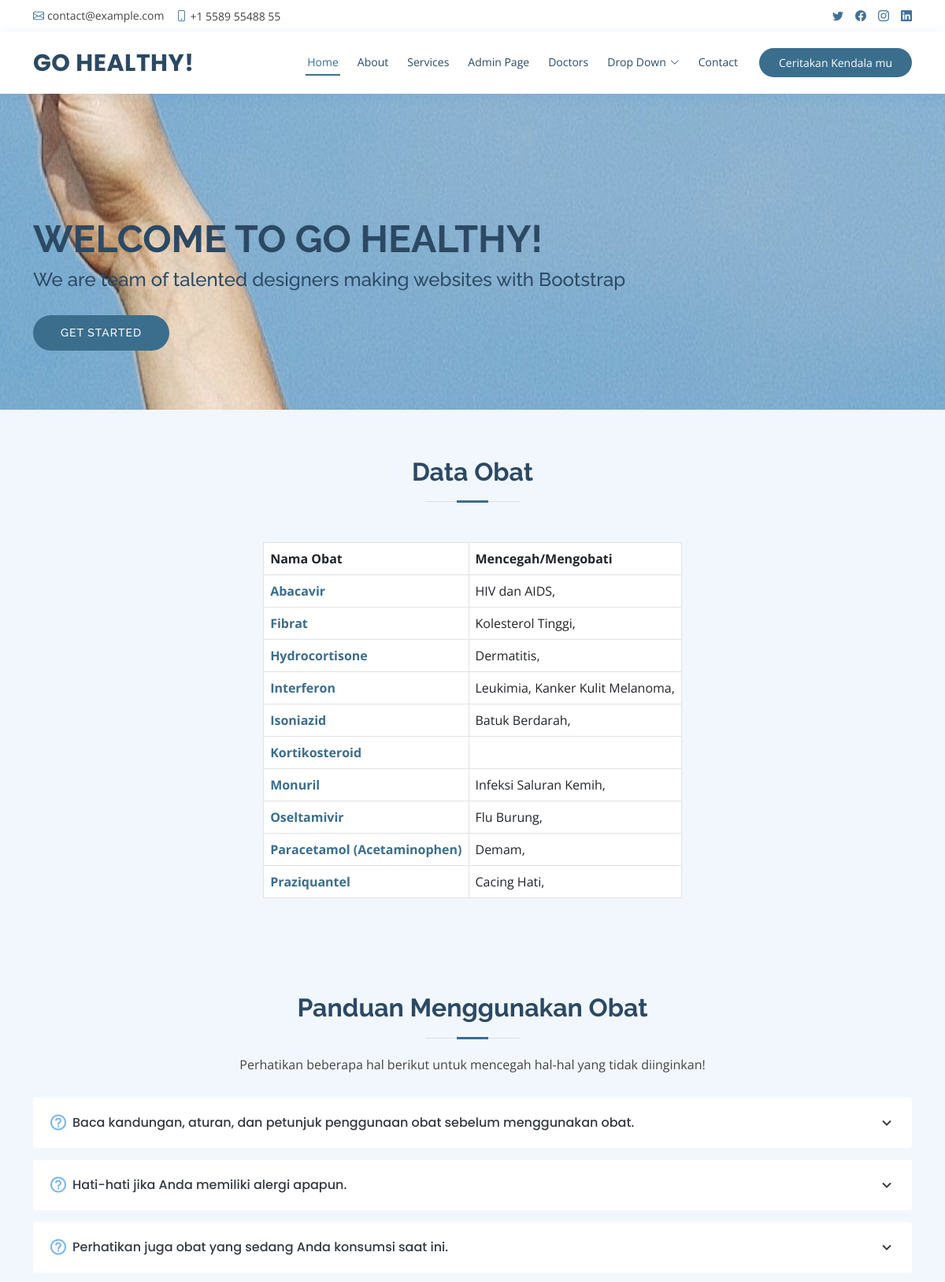
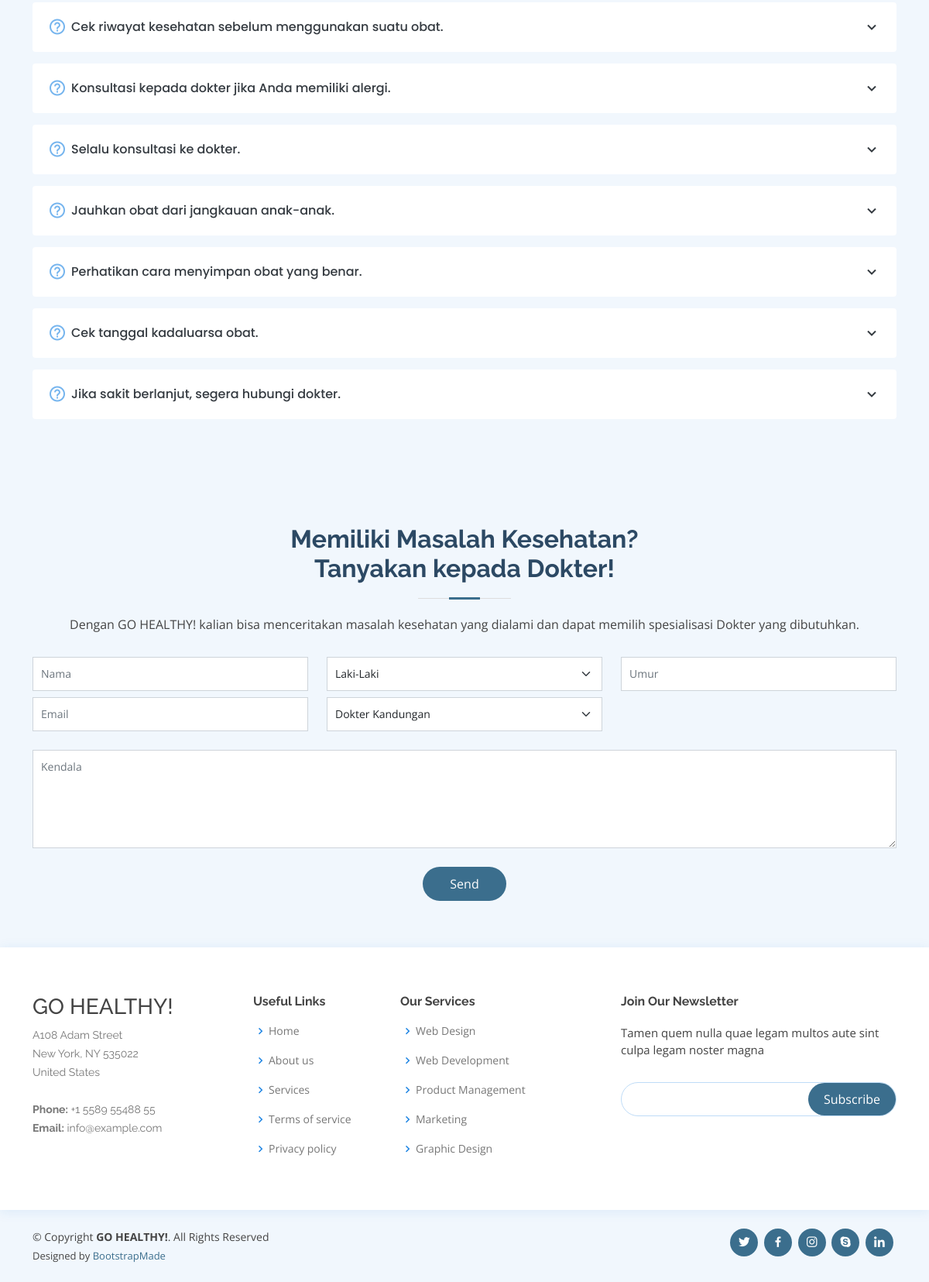
Screenshot of /go-healthy/daftar_obat.php with the database file from the repository (2 pictures, top to bottom).
### tables this page shows
CREATE TABLE `t_obat` (
  `id_obat` int(11) NOT NULL AUTO_INCREMENT,
  `nama_obat` varchar(50) NOT NULL,
  `id_jenis_obat` int(11) NOT NULL,
  `link_obat` varchar(1000) DEFAULT NULL,
  PRIMARY KEY (`id_obat`),
  KEY `t_obat` (`id_jenis_obat`),
  CONSTRAINT `t_obat` FOREIGN KEY (`id_jenis_obat`) REFERENCES `t_jenis_obat` (`id_jenis_obat`)
);

CREATE TABLE `t_obat_penyakit` (
  `id_obat_penyakit` int(11) NOT NULL AUTO_INCREMENT,
  `id_obat` int(11) NOT NULL,
  `id_penyakit` int(11) DEFAULT NULL,
  PRIMARY KEY (`id_obat_penyakit`),
  KEY `obat` (`id_obat`),
  KEY `penyakit` (`id_penyakit`),
  CONSTRAINT `obat` FOREIGN KEY (`id_obat`) REFERENCES `t_obat` (`id_obat`),
  CONSTRAINT `penyakit` FOREIGN KEY (`id_penyakit`) REFERENCES `t_penyakit` (`id_penyakit`)
);

CREATE TABLE `t_penyakit` (
  `id_penyakit` int(11) NOT NULL AUTO_INCREMENT,
  `nama_penyakit` varchar(50) NOT NULL,
  `ket_penyakit` varchar(255) NOT NULL,
  `resiko_kematian` decimal(3,1) DEFAULT NULL,
  `link_penyakit` varchar(1000) NOT NULL,
  PRIMARY KEY (`id_penyakit`)
);

### go-healthy/function.php (called while the page is built, shortened)
<?php
    include('config.php');
    function read_obat_penyakit($obat)
    {
        global $conn;
        $query = "SELECT t_obat_penyakit.id_penyakit, t_penyakit.nama_penyakit, t_obat_penyakit.id_obat_penyakit
        FROM t_obat_penyakit
        JOIN t_penyakit ON t_obat_penyakit.id_penyakit = t_penyakit.id_penyakit
        WHERE t_obat_penyakit.id_obat = $obat";
        $eksekusi = mysqli_query($conn, $query);
        return $eksekusi;
    }
    function daftar_obat()
    {
        global $conn;
        $query = "SELECT * FROM t_obat
        JOIN t_jenis_obat ON t_jenis_obat.id_jenis_obat = t_obat.id_jenis_obat ORDER BY t_obat.nama_obat ASC;";
        $eksekusi = mysqli_query($conn, $query);
        return $eksekusi;
    }
?>

### go-healthy/daftar_obat.php (the view, shortened to what this page needs)
<?php
    include('function.php');
    $list_obat = daftar_obat();
?>
<!DOCTYPE html>
<html lang="en">
<head>
  <link href="assets/vendor/fontawesome-free/css/all.min.css" rel="stylesheet">
  <link href="assets/vendor/animate.css/animate.min.css" rel="stylesheet">
  <link href="assets/vendor/bootstrap/css/bootstrap.min.css" rel="stylesheet">
  <link href="assets/vendor/bootstrap-icons/bootstrap-icons.css" rel="stylesheet">
  <link href="assets/vendor/boxicons/css/boxicons.min.css" rel="stylesheet">
  <link href="assets/vendor/glightbox/css/glightbox.min.css" rel="stylesheet">
  <link href="assets/vendor/remixicon/remixicon.css" rel="stylesheet">
  <link href="assets/vendor/swiper/swiper-bundle.min.css" rel="stylesheet">
  <link href="assets/css/style.css" rel="stylesheet">
</head>
<body>
  <div id="topbar" class="d-flex align-items-center fixed-top">
    <div class="container d-flex justify-content-between">
      <div class="contact-info d-flex align-items-center">
        <i class="bi bi-envelope"></i> <a href="mailto:contact@example.com">contact@example.com</a>
        <i class="bi bi-phone"></i> +1 5589 55488 55
      </div>
      <div class="d-none d-lg-flex social-links align-items-center">
        <a href="#" class="twitter"><i class="bi bi-twitter"></i></a>
        <a href="#" class="facebook"><i class="bi bi-facebook"></i></a>
        <a href="#" class="instagram"><i class="bi bi-instagram"></i></a>
        <a href="#" class="linkedin"><i class="bi bi-linkedin"></i></i></a>
      </div>
    </div>
  </div>
  <header id="header" class="fixed-top">
    <div class="container d-flex align-items-center">
      <h1 class="logo me-auto"><a href="index.html">GO HEALTHY!</a></h1>
      <nav id="navbar" class="navbar order-last order-lg-0">
        <ul>
          <li><a class="nav-link scrollto active" href="#hero">Home</a></li>
          <li><a class="nav-link scrollto" href="#about">About</a></li>
          <li><a class="nav-link scrollto" href="#services">Services</a></li>
          <li><a class="nav-link scrollto" href="adminpage.html">Admin Page</a></li>
          <li><a class="nav-link scrollto" href="#doctors">Doctors</a></li>
          <li class="dropdown"><a href="#"><span>Drop Down</span> <i class="bi bi-chevron-down"></i></a>
          </li>
          <li><a class="nav-link scrollto" href="#contact">Contact</a></li>
        </ul>
      </nav>
      <a href="#kendala" class="appointment-btn scrollto"><span class="d-none d-md-inline">Ceritakan</span> Kendala mu</a>
    </div>
  </header>
  <section id="hero" class="d-flex align-items-center">
    <div class="container">
      <h1>Welcome to GO HEALTHY!</h1>
      <h2>We are team of talented designers making websites with Bootstrap</h2>
      <a href="#about" class="btn-get-started scrollto">Get Started</a>
    </div>
  </section>
  <main id="main">
    <section id="penyakit" class="faq section-bg">
      <div class="container">
        <div class="section-title">
          <h2>Data Obat</h2>
        </div>
        <div class="container" data-aos="fade-up" style="width: fit-content;">
        <div class="gradient-custom-1 h-100">
        <div class="mask d-flex align-items-center h-100">
        <div class="container">
        <div class="row justify-content-center">
        <div class="col-12">
        <div class="table-responsive bg-white">
          <table class="table mb-0 table-bordered">
            <thead>
              <div class="gradient-custom-1 h-100">
                <tr>
                  <th scope="col">
                          Nama Obat
                  </th>
                  <th scope="col">
                      Mencegah/Mengobati
                  </th>
                </tr>
              </div>
            </thead>
            <?php
              foreach($list_obat as $t_obat)
              {
                $list_obat_penyakit = read_obat_penyakit($t_obat['id_obat'])
            ?>
            <tbody>
            <tr>
              <th scope="col">
                  <a href="<?=$t_obat['link_obat']?>"><?=$t_obat['nama_obat']?></a>
              </th>
              <th scope="col" style="font-weight: normal">
              <?php
                    foreach ($list_obat_penyakit as $t_obat_penyakit)
                    {
                      echo $t_obat_penyakit['nama_penyakit'].", ";
                    }
                    ?>
              </th>
            </tr>
            </tbody>
            <?php
              }
            ?>
          </table>
        </div>
        </div>
        </div>
        </div>
        </div>
        </div>
        </div>
      </div>
    </section>
      <section id="faq" class="faq section-bg">
        <div class="container">
          <div class="section-title">
            <h2>Panduan Menggunakan Obat</h2>
            <p>Perhatikan beberapa hal berikut untuk mencegah hal-hal yang tidak diinginkan!</p>
          </div>
          <div class="faq-list">
            <ul>
              <li data-aos="fade-up" data-aos-delay="100">
                <i class="bx bx-help-circle icon-help"></i> <a data-bs-toggle="collapse" data-bs-target="#faq-list-1" class="collapsed">Baca kandungan, aturan, dan petunjuk penggunaan obat sebelum menggunakan obat. <i class="bx bx-chevron-down icon-show"></i><i class="bx bx-chevron-up icon-close"></i></a>
              </li>
              <li data-aos="fade-up" data-aos-delay="300">
                <i class="bx bx-help-circle icon-help"></i> <a data-bs-toggle="collapse" data-bs-target="#faq-list-3" class="collapsed">Hati-hati jika Anda memiliki alergi apapun. <i class="bx bx-chevron-down icon-show"></i><i class="bx bx-chevron-up icon-close"></i></a>
              </li>
              <li data-aos="fade-up" data-aos-delay="400">
                <i class="bx bx-help-circle icon-help"></i> <a data-bs-toggle="collapse" data-bs-target="#faq-list-4" class="collapsed">Perhatikan juga obat yang sedang Anda konsumsi saat ini. <i class="bx bx-chevron-down icon-show"></i><i class="bx bx-chevron-up icon-close"></i></a>
              </li>
              <li data-aos="fade-up" data-aos-delay="500">
                <i class="bx bx-help-circle icon-help"></i> <a data-bs-toggle="collapse" data-bs-target="#faq-list-5" class="collapsed">Cek riwayat kesehatan sebelum menggunakan suatu obat. <i class="bx bx-chevron-down icon-show"></i><i class="bx bx-chevron-up icon-close"></i></a>
              </li>
              <li data-aos="fade-up" data-aos-delay="600">
                <i class="bx bx-help-circle icon-help"></i> <a data-bs-toggle="collapse" data-bs-target="#faq-list-6" class="collapsed">Konsultasi kepada dokter jika Anda memiliki alergi. <i class="bx bx-chevron-down icon-show"></i><i class="bx bx-chevron-up icon-close"></i></a>
              </li>
              <li data-aos="fade-up" data-aos-delay="700">
                <i class="bx bx-help-circle icon-help"></i> <a data-bs-toggle="collapse" data-bs-target="#faq-list-7" class="collapsed">Selalu konsultasi ke dokter. <i class="bx bx-chevron-down icon-show"></i><i class="bx bx-chevron-up icon-close"></i></a>
              </li>
              <li data-aos="fade-up" data-aos-delay="800">
                <i class="bx bx-help-circle icon-help"></i> <a data-bs-toggle="collapse" data-bs-target="#faq-list-8" class="collapsed">Jauhkan obat dari jangkauan anak-anak. <i class="bx bx-chevron-down icon-show"></i><i class="bx bx-chevron-up icon-close"></i></a>
              </li>
              <li data-aos="fade-up" data-aos-delay="900">
                <i class="bx bx-help-circle icon-help"></i> <a data-bs-toggle="collapse" data-bs-target="#faq-list-9" class="collapsed">Perhatikan cara menyimpan obat yang benar. <i class="bx bx-chevron-down icon-show"></i><i class="bx bx-chevron-up icon-close"></i></a>
              </li>
              <li data-aos="fade-up" data-aos-delay="1000">
                <i class="bx bx-help-circle icon-help"></i> <a data-bs-toggle="collapse" data-bs-target="#faq-list-10" class="collapsed">Cek tanggal kadaluarsa obat. <i class="bx bx-chevron-down icon-show"></i><i class="bx bx-chevron-up icon-close"></i></a>
              </li>
              <li data-aos="fade-up" data-aos-delay="1100">
                <i class="bx bx-help-circle icon-help"></i> <a data-bs-toggle="collapse" data-bs-target="#faq-list-11" class="collapsed">Jika sakit berlanjut, segera hubungi dokter. <i class="bx bx-chevron-down icon-show"></i><i class="bx bx-chevron-up icon-close"></i></a>
              </li>
            </ul>
          </div>
        </div>
      </section>
    <section id="kendala" class="appointment section-bg">
      <div class="container">
        <div class="section-title">
          <h2>Memiliki Masalah Kesehatan?<br>Tanyakan kepada Dokter!</h2>
          <p > Dengan GO HEALTHY! kalian bisa menceritakan masalah kesehatan yang dialami dan dapat memilih spesialisasi Dokter yang dibutuhkan.</p>
        </div>
        <form action="index.php" method="POST" role="form" class="php-email-form">
          <div class="row">
            <div class="col-md-4 form-group">
              <input type="text" name="nama_user" class="form-control" id="nama_user" placeholder="Nama" data-rule="minlen:4" data-msg="Please enter at least 4 chars" required>
            </div>
            <div class="col-md-4 form-group mt-3 mt-md-0">
              <select name="id_jenis_kelamin_user" id="id_jenis_kelamin_user" class="form-select" required>
                <option value="1">Laki-Laki</option>
              </select>
            </div>
            <div class="col-md-4 form-group mt-3 mt-md-0">
              <input type="number" class="form-control" name="umur_user" id="umur_user" placeholder="Umur" data-rule="email" data-msg="Please enter a valid email" required>
            </div>
            <div class="col-md-4 form-group mt-3 mt-md-0">
              <input type="email" class="form-control" name="email_user" id="email_user" placeholder="Email" data-rule="email" data-msg="Please enter a valid email" required>
            </div>
            <div class="col-md-4 form-group mt-3 mt-md-0">
              <select name="id_pilih_dokter" id="id_pilih_dokter" class="form-select" required>
                <option value="1">Dokter Kandungan</option>
              </select>
            </div>
          </div>
          <div class="form-group mt-3">
            <textarea class="form-control" name="kendala_user" id="kendala_user" rows="5" placeholder="Kendala" required></textarea>
          </div>
          <div class="text-center"><button type="submit">Send</button></div>
        </form>
      </div>
    </section>
  </main>
  <footer id="footer">
    <div class="footer-top">
      <div class="container">
        <div class="row">
          <div class="col-lg-3 col-md-6 footer-contact">
            <h3>GO HEALTHY!</h3>
            <p>
              A108 Adam Street <br>
              New York, NY 535022<br>
              United States <br><br>
              <strong>Phone:</strong> +1 5589 55488 55<br>
              <strong>Email:</strong> info@example.com<br>
            </p>
          </div>
          <div class="col-lg-2 col-md-6 footer-links">
            <h4>Useful Links</h4>
            <ul>
              <li><i class="bx bx-chevron-right"></i> <a href="#">Home</a></li>
              <li><i class="bx bx-chevron-right"></i> <a href="#">About us</a></li>
              <li><i class="bx bx-chevron-right"></i> <a href="#">Services</a></li>
              <li><i class="bx bx-chevron-right"></i> <a href="#">Terms of service</a></li>
              <li><i class="bx bx-chevron-right"></i> <a href="#">Privacy policy</a></li>
            </ul>
          </div>
          <div class="col-lg-3 col-md-6 footer-links">
            <h4>Our Services</h4>
            <ul>
              <li><i class="bx bx-chevron-right"></i> <a href="#">Web Design</a></li>
              <li><i class="bx bx-chevron-right"></i> <a href="#">Web Development</a></li>
              <li><i class="bx bx-chevron-right"></i> <a href="#">Product Management</a></li>
              <li><i class="bx bx-chevron-right"></i> <a href="#">Marketing</a></li>
              <li><i class="bx bx-chevron-right"></i> <a href="#">Graphic Design</a></li>
            </ul>
          </div>
          <div class="col-lg-4 col-md-6 footer-newsletter">
            <h4>Join Our Newsletter</h4>
            <p>Tamen quem nulla quae legam multos aute sint culpa legam noster magna</p>
            <form action="" method="post">
              <input type="email" name="email"><input type="submit" value="Subscribe">
            </form>
          </div>
        </div>
      </div>
    </div>
    <div class="container d-md-flex py-4">
      <div class="me-md-auto text-center text-md-start">
        <div class="copyright">
          &copy; Copyright <strong><span>GO HEALTHY!</span></strong>. All Rights Reserved
        </div>
        <div class="credits">
          Designed by <a href="https://bootstrapmade.com/">BootstrapMade</a>
        </div>
      </div>
      <div class="social-links text-center text-md-right pt-3 pt-md-0">
        <a href="#" class="twitter"><i class="bx bxl-twitter"></i></a>
        <a href="#" class="facebook"><i class="bx bxl-facebook"></i></a>
        <a href="#" class="instagram"><i class="bx bxl-instagram"></i></a>
        <a href="#" class="google-plus"><i class="bx bxl-skype"></i></a>
        <a href="#" class="linkedin"><i class="bx bxl-linkedin"></i></a>
      </div>
    </div>
  </footer>
</body>
</html>

### rows the page displays
t_obat: nama_obat "Abacavir"
t_obat_penyakit: id_penyakit.nama_penyakit "HIV dan AIDS"
t_obat: nama_obat "Fibrat"
t_obat_penyakit: id_penyakit.nama_penyakit "Kolesterol Tinggi"
t_obat: nama_obat "Hydrocortisone"
t_obat_penyakit: id_penyakit.nama_penyakit "Dermatitis"
t_obat: nama_obat "Interferon"
t_obat_penyakit: id_penyakit.nama_penyakit "Leukimia"
t_obat_penyakit: id_penyakit.nama_penyakit "Kanker Kulit Melanoma"
t_obat: nama_obat "Isoniazid"
t_obat_penyakit: id_penyakit.nama_penyakit "Batuk Berdarah"
t_obat: nama_obat "Kortikosteroid"
t_obat: nama_obat "Monuril"
t_obat_penyakit: id_penyakit.nama_penyakit "Infeksi Saluran Kemih"
t_obat: nama_obat "Oseltamivir"
t_obat_penyakit: id_penyakit.nama_penyakit "Flu Burung"
t_obat: nama_obat "Paracetamol (Acetaminophen)"
t_obat_penyakit: id_penyakit.nama_penyakit "Demam"
t_obat: nama_obat "Praziquantel"
t_obat_penyakit: id_penyakit.nama_penyakit "Cacing Hati"
